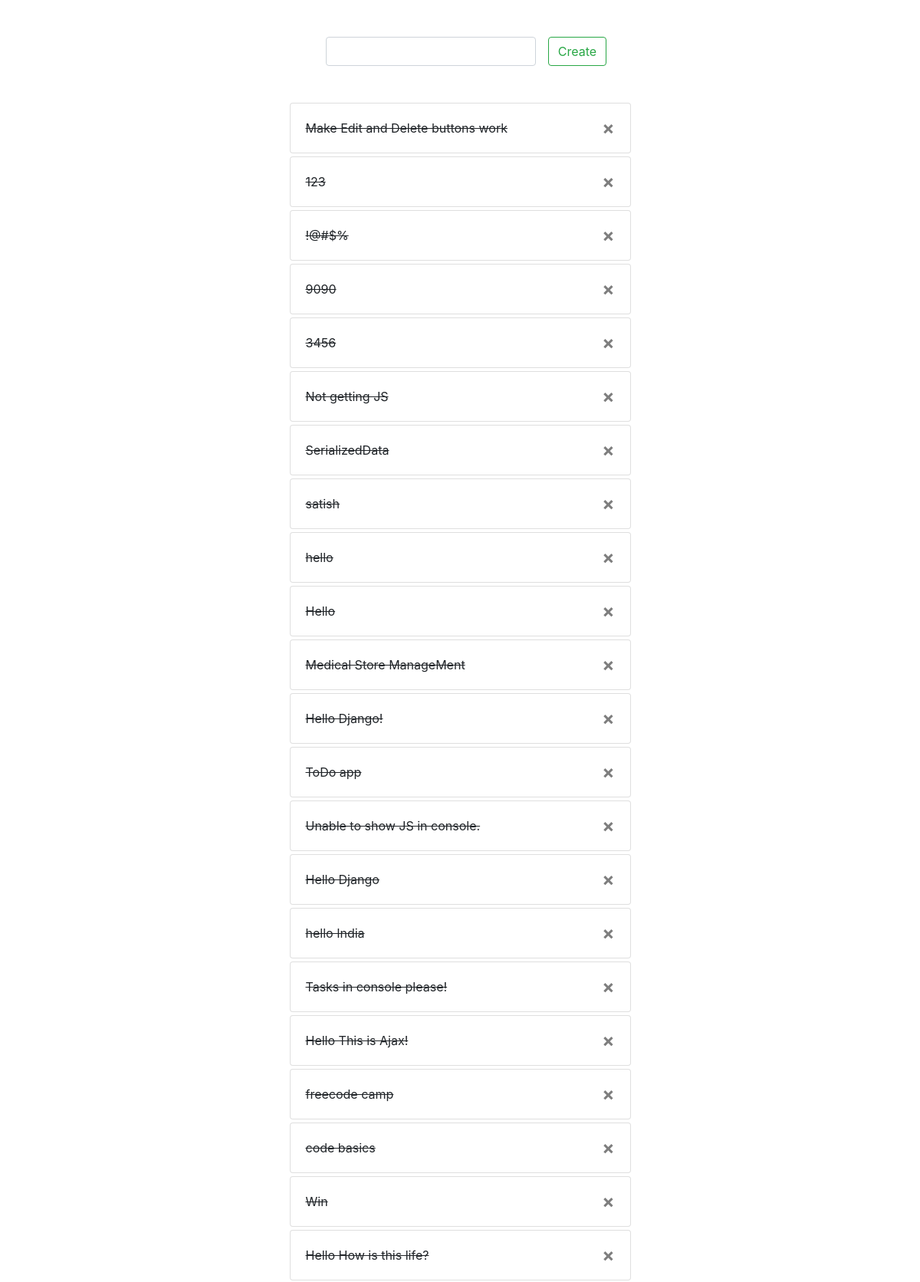
/tasks/ (upper part), run on the app's committed database.
### task/models.py (models this page shows, shortened)
class Task(models.Model):
    title = models.CharField(max_length=255)
    date = models.DateTimeField(auto_now_add=True)
    completed = models.BooleanField(default=False)
    class Meta:
        ordering = ["completed", "date"]

### task/views.py (the view, shortened to what this page needs)
# urls.py: path('', TaskList.as_view(), name='task_list_url'),
class TaskList(View):
    def get(self, request):
        form = TaskForm()
        tasks = Task.objects.all()
        return render(request, 'task/task_list.html', context={'form': form, 'tasks': tasks})

### task/forms.py
class TaskForm(forms.ModelForm):
    class Meta:
        model = Task
        fields = ['title']
        widgets = {
            'title': forms.TextInput(attrs={'class': 'form-control'})
        }

### templates/task/task_list.html (shortened to what this page needs)
{% extends 'base.html' %}
{% block content %}
    <div class="col-8 mt-5">
        <form class="form-inline justify-content-center" id="createTaskForm" method="post" data-url="{% url 'task_list_url' %}">
            {% for field in form %}
                <div class="mx-3">
                    {{ field }}
                </div>
            {% endfor %}
            <button type="button" class="btn btn-outline-success" id="createButton">Create</button>
        </form>
    </div>
    <div class="col-5 mt-5" id="taskList">
        {% for task in tasks %}
        <div class="card mb-1" id="taskCard" data-id="{{ task.id }}" style="{% if task.completed %} text-decoration: line-through {% endif %}">
            <div class="card-body">
                {{ task.title }}
                <button type="button" class="close float-right" data-id="{{ task.id }}">
                    <span aria-hidden="true">&times;</span>
                </button>
            </div>
        </div>
        {% endfor %}
    </div>
    {% endblock %}

### templates/base.html (shortened to what this page needs)
{% load static %}
<!DOCTYPE html>
<html lang="en">
<head>
    <link rel="stylesheet" href="https://stackpath.bootstrapcdn.com/bootstrap/4.4.1/css/bootstrap.min.css"
>
    <link rel="stylesheet" href="{% static 'css/styles.css' %}">
</head>
<body>
    <div class="container">
        <div class="row justify-content-center">
            {% block content %}
            {% endblock %}
        </div>
    </div>
</body>
</html>

### data on the page
Task: title "Make Edit and Delete buttons work"
Task: title "123"
Task: title "!@#$%"
Task: title "9090"
Task: title "3456"
Task: title "Not getting JS"
Task: title "SerializedData"
Task: title "satish"
Task: title "hello"
Task: title "Hello"
Task: title "Medical Store ManageMent"
Task: title "Hello Django!"
Task: title "ToDo app"
Task: title "Unable to show JS in console."
Task: title "Hello Django"
Task: title "hello India"
Task: title "Tasks in console please!"
Task: title "Hello This is Ajax!"
Task: title "freecode camp"
Task: title "code basics"
Task: title "Win"
Task: title "Hello How is this life?"
